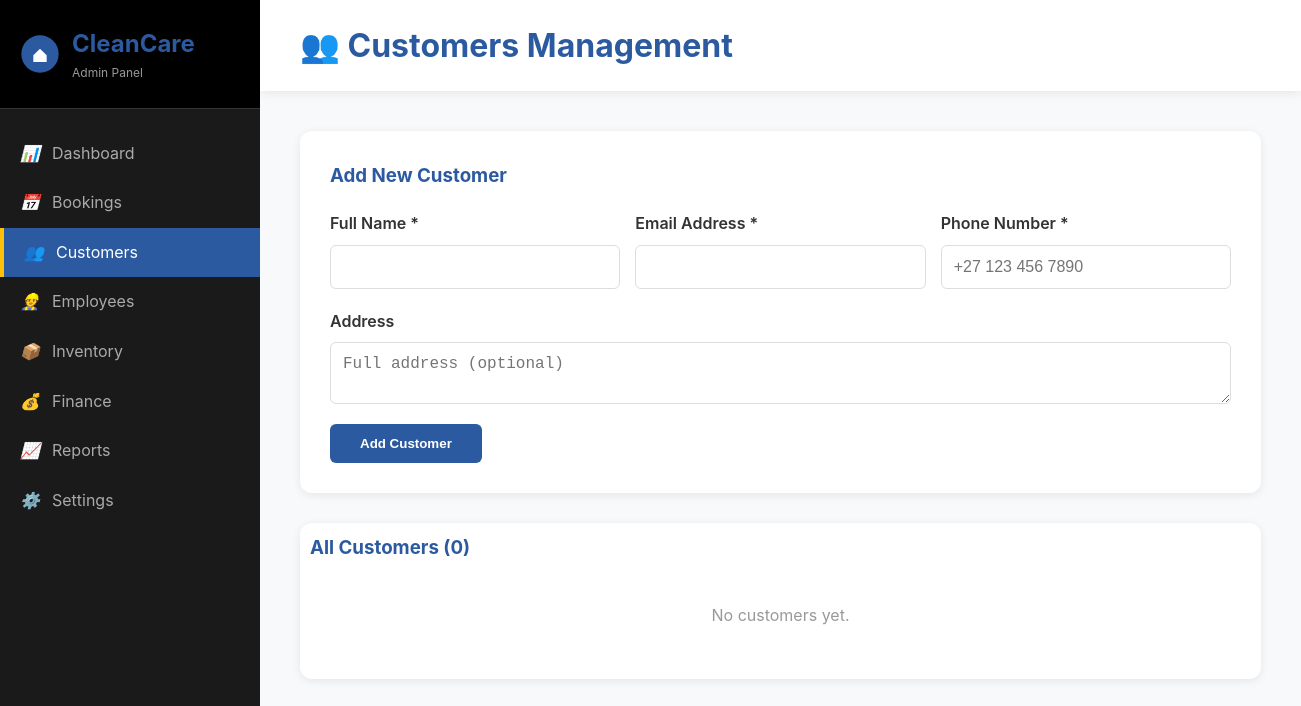
The app's page /pages/manage_customers.php (signed in), older data.
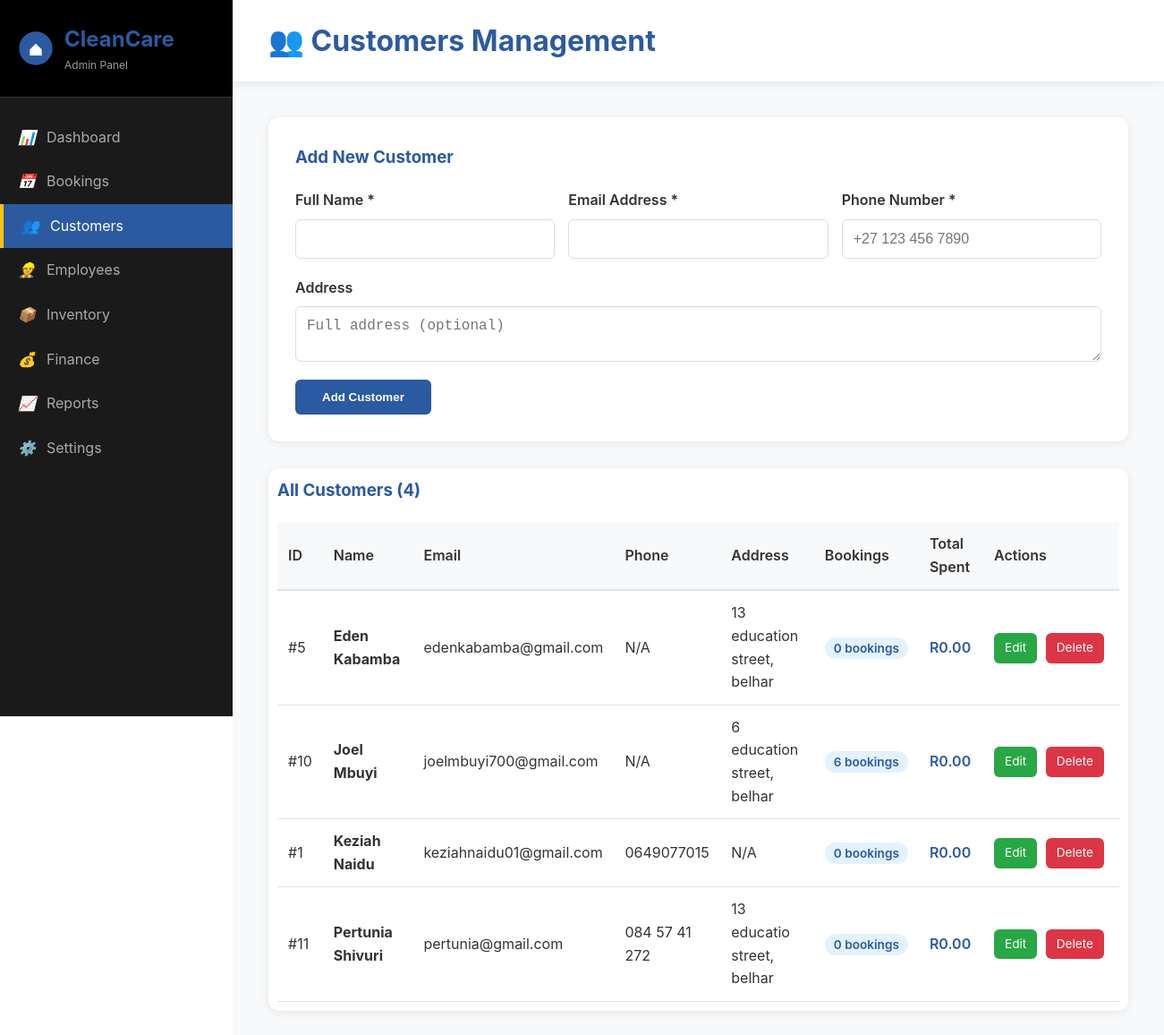
The same page, newer data.
### tables this page shows
CREATE TABLE `customers` (
  `id` int(11) NOT NULL,
  `name` varchar(100) NOT NULL,
  `email` varchar(100) DEFAULT NULL,
  `phone` varchar(20) DEFAULT NULL,
  `address` text DEFAULT NULL
);

### pages/manage_customers.php (the view, shortened to what this page needs)
<?php
require_once '../backend/db_config.php';
try {
    $stmt = $pdo->query("SELECT c.*,
                         COUNT(b.id) as total_bookings,
                         SUM(CASE WHEN b.completed = 1 THEN b.price ELSE 0 END) as total_spent
                         FROM customers c
                         LEFT JOIN bookings b ON c.id = b.customer_id
                         GROUP BY c.id
                         ORDER BY c.name ASC");
    $customers = $stmt->fetchAll(PDO::FETCH_ASSOC);
} catch (PDOException $e) {
    $customers = [];
    error_log("Error fetching customers: " . $e->getMessage());
}
?>
<!DOCTYPE html>
<html lang="en">
<head>
    <link rel="stylesheet" href="../frontend/css/style.css">
    <link rel="stylesheet" href="../frontend/css/dashboard.css">
</head>
<body>
    <div class="admin-layout">
        <aside class="admin-sidebar">
            <div class="sidebar-header">
                <div class="sidebar-logo">
                    <svg viewBox="0 0 60 60" width="40" height="40">
                        <circle cx="30" cy="30" r="28" fill="#2c5aa0"/>
                        <path d="M 20 32 L 30 22 L 40 32 L 40 42 L 20 42 Z" fill="white"/>
                    </svg>
                    <div>
                        <h2>CleanCare</h2>
                        <p>Admin Panel</p>
                    </div>
                </div>
            </div>
            <nav class="sidebar-nav">
                <a href="../dashboards/admin.php"><i>📊</i> Dashboard</a>
                <a href="manage_bookings.php"><i>📅</i> Bookings</a>
                <a href="manage_customers.php" class="active"><i>👥</i> Customers</a>
                <a href="manage_employees.php"><i>👷</i> Employees</a>
                <a href="manage_inventory.php"><i>📦</i> Inventory</a>
                <a href="manage_finance.php"><i>💰</i> Finance</a>
                <a href="reports.php"><i>📈</i> Reports</a>
                <a href="settings.php"><i>⚙️</i> Settings</a>
            </nav>
        </aside>
        <main class="admin-main">
            <div class="admin-header">
                <h1 style="margin: 0; color: #2c5aa0;">👥 Customers Management</h1>
            </div>
            <div class="admin-content">
                <div class="form-card">
                    <h3 style="color: #2c5aa0; margin-bottom: 20px;">Add New Customer</h3>
                    <form method="POST">
                        <div class="form-grid">
                            <div class="form-group">
                                <label>Full Name *</label>
                                <input type="text" name="name" required>
                            </div>
                            <div class="form-group">
                                <label>Email Address *</label>
                                <input type="email" name="email" required>
                            </div>
                            <div class="form-group">
                                <label>Phone Number *</label>
                                <input type="tel" name="phone" required placeholder="+27 123 456 7890">
                            </div>
                        </div>
                        <div class="form-group" style="margin-bottom: 20px;">
                            <label>Address</label>
                            <textarea name="address" rows="2" placeholder="Full address (optional)"></textarea>
                        </div>
                        <button type="submit" name="add_customer" class="btn-submit">Add Customer</button>
                    </form>
                </div>
                <div class="data-table-container">
                    <h3 style="color: #2c5aa0;">All Customers (<?= count($customers) ?>)</h3>
                    <?php if (empty($customers)): ?>
                        <p style="text-align: center; color: #999; padding: 40px;">No customers yet.</p>
                    <?php else: ?>
                        <div style="overflow-x: auto;">
                            <table class="data-table">
                                <thead>
                                    <tr>
                                        <th>ID</th>
                                        <th>Name</th>
                                        <th>Email</th>
                                        <th>Phone</th>
                                        <th>Address</th>
                                        <th>Bookings</th>
                                        <th>Total Spent</th>
                                        <th>Actions</th>
                                    </tr>
                                </thead>
                                <tbody>
                                    <?php foreach ($customers as $customer): ?>
                                    <tr>
                                        <td>#<?= $customer['id'] ?></td>
                                        <td><strong><?= htmlspecialchars($customer['name']) ?></strong></td>
                                        <td><?= htmlspecialchars($customer['email']) ?></td>
                                        <td><?= htmlspecialchars($customer['phone'] ?: 'N/A') ?></td>
                                        <td><?= htmlspecialchars($customer['address'] ?: 'N/A') ?></td>
                                        <td>
                                            <span class="stat-badge"><?= $customer['total_bookings'] ?> bookings</span>
                                        </td>
                                        <td style="font-weight: 600; color: #2c5aa0;">
                                            R<?= number_format($customer['total_spent'], 2) ?>
                                        </td>
                                        <td>
                                            <div class="action-buttons">
                                                <a href="edit_customer.php?id=<?= $customer['id'] ?>" class="btn-action btn-edit">Edit</a>
                                                <a href="?delete=<?= $customer['id'] ?>"
                                                class="btn-action btn-delete"
                                                onclick="return confirm('Delete this customer? This will also delete their bookings.')">Delete</a>
                                            </div>
                                        </td>
                                    </tr>
                                    <?php endforeach; ?>
                                </tbody>
                            </table>
                        </div>
                    <?php endif; ?>
                </div>
            </div>
        </main>
    </div>
</body>
</html>

### frontend/css/style.css (style rules this page uses)
* { margin: 0; padding: 0; box-sizing: border-box; }
html { scroll-behavior: smooth; scroll-padding-top: 80px; }
body { font-family: -apple-system, BlinkMacSystemFont, 'Segoe UI', 'Roboto', 'Oxygen', 'Ubuntu', sans-serif; line-height: 1.6; color: #333; background: #ffffff; }

### frontend/css/dashboard.css (style rules this page uses)
.action-buttons { display: flex; gap: 15px; flex-wrap: wrap; }
.data-table-container { background: white; padding: 30px; border-radius: 12px; box-shadow: 0 2px 10px rgba(0,0,0,0.08); overflow-x: auto; }
.data-table { width: 100%; border-collapse: collapse; margin-top: 20px; }
.data-table thead { background: #f8f9fa; border-bottom: 2px solid #dee2e6; }
.data-table th { padding: 12px; text-align: left; font-weight: 600; color: #333; }
.data-table td { padding: 12px; border-bottom: 1px solid #dee2e6; }
.btn-action { background: #2c5aa0; color: white; border: none; padding: 8px 16px; border-radius: 6px; cursor: pointer; font-size: 0.9rem; transition: background 0.3s; text-decoration: none; display: inline-block; }

### pages/manage_customers.php (style rules this page uses)
body { margin: 0; overflow-x: hidden; }
.admin-layout { display: flex; min-height: 100vh; }
.admin-sidebar { width: 260px; background: #1a1a1a; color: white; position: fixed; height: 100vh; overflow-y: auto; }
.sidebar-header { padding: 25px 20px; border-bottom: 1px solid #333; background: #000; }
.sidebar-logo { display: flex; align-items: center; gap: 12px; }
.sidebar-logo svg { width: 40px; height: 40px; }
.sidebar-logo h2 { font-size: 1.5rem; margin: 0; color: #2c5aa0; }
.sidebar-logo p { font-size: 0.75rem; color: #999; margin: 0; }
.sidebar-nav { padding: 20px 0; }
.sidebar-nav a { display: flex; align-items: center; padding: 12px 20px; color: #aaa; text-decoration: none; transition: all 0.3s; gap: 12px; }
.sidebar-nav a.active { background: #2c5aa0; color: white; border-left: 4px solid #FFC107; }
.admin-main { margin-left: 260px; flex: 1; background: #f8f9fa; min-height: 100vh; }
.admin-header { background: white; padding: 20px 40px; box-shadow: 0 2px 10px rgba(0,0,0,0.08); }
.admin-content { padding: 40px; }
.form-card { background: white; padding: 30px; border-radius: 12px; box-shadow: 0 2px 10px rgba(0,0,0,0.08); margin-bottom: 30px; }
.form-grid { display: grid; grid-template-columns: repeat(auto-fit, minmax(200px, 1fr)); gap: 15px; margin-bottom: 20px; }
.form-group { display: flex; flex-direction: column; }
.form-group label { font-weight: 600; margin-bottom: 8px; color: #333; }
.form-group input, .form-group textarea { padding: 12px; border: 1px solid #ddd; border-radius: 6px; font-size: 1rem; }
.btn-submit { background: #2c5aa0; color: white; padding: 12px 30px; border: none; border-radius: 6px; font-weight: 600; cursor: pointer; transition: all 0.3s; }
.data-table-container { background: white; padding: 10px; border-radius: 12px; box-shadow: 0 2px 10px rgba(0,0,0,0.08); }
.data-table { width: 100%; border-collapse: collapse; margin-top: 20px; }
.data-table thead { background: #f8f9fa; border-bottom: 2px solid #dee2e6; }
.data-table th { padding: 12px; text-align: left; font-weight: 600; }
.data-table td { padding: 12px; border-bottom: 1px solid #dee2e6; }
.data-table td:nth-child(6) { min-width: 100px; white-space: nowrap; }
.btn-action { color: white; padding: 6px 12px; border: none; border-radius: 6px; cursor: pointer; font-size: 0.85rem; text-decoration: none; display: inline-block; margin-right: 5px; }
.btn-edit { background: #28a745; }
.btn-delete { background: #dc3545; }
.stat-badge { background: #e3f2fd; color: #2c5aa0; padding: 4px 10px; border-radius: 12px; font-size: 0.85rem; font-weight: 600; }
.action-buttons { white-space: nowrap; display: block; }

Row changes from the older to the newer data that the page shows:
added customers: id "5", name "Eden Kabamba", email "edenkabamba@gmail.com", phone "N/A", address "13 education street, belhar", total_bookings "0", total_spent "0.00"
added customers: id "10", name "Joel Mbuyi", email "joelmbuyi700@gmail.com", phone "N/A", address "6 education street, belhar", total_bookings "6", total_spent "0.00"
added customers: id "1", name "Keziah Naidu", email "keziahnaidu01@gmail.com", phone "0649077015", address "N/A", total_bookings "0", total_spent "0.00"
added customers: id "11", name "Pertunia Shivuri", email "pertunia@gmail.com", phone "084 57 41 272", address "13 educatio street, belhar", total_bookings "0", total_spent "0.00"
Text that changed along with them:
count($customers): "0" → "4"
text no longer shown: "No customers yet."
text now shown: "ID Name Email Phone Address Bookings Total Spent Actions"
